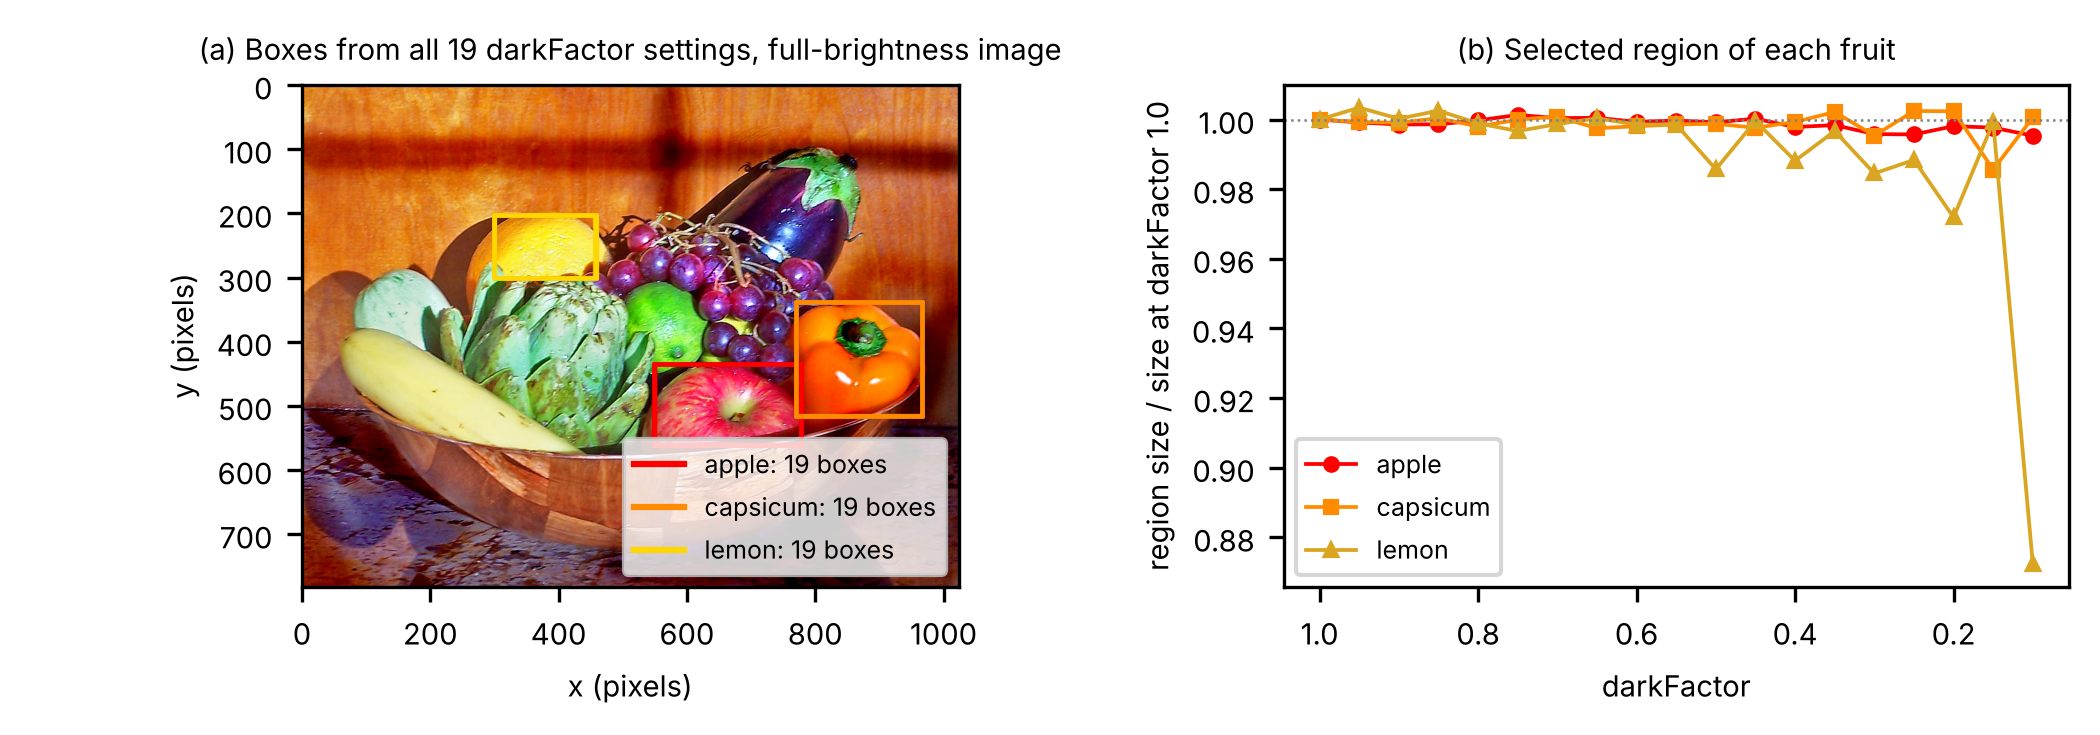

Here is the Python script that generated this plot:
# CODE MAP of WhatIf_Task1.py  (What-if 1: darken the image, keep everything else as submitted)
# Settings        the 19 darkFactor values, 1.0 down to 0.1 in steps of 0.05
# Run Task1       run_task1: runs Task1.py with only its darkFactor line changed; returns boxes and regions
# Run all         every darkFactor; a fruit counts as found when Task1.py returns a box for it
# Compare         region size and overlap (intersection over union) of each box with its box at 1.0
# Print           one row per darkFactor, then the summary used in the report (Table W1)
# Figure          all 19 boxes of each fruit on the full-brightness image; region size against darkFactor
# AI use          Claude Opus 5.5 (claude.ai), default settings

# %% Settings
# Run from the folder that contains Task1.py and Fruits.jpg:  python WhatIf_Task1.py
# Task1.py is not edited: its text is read and run with "darkFactor = 0.8" replaced by each value.
# Its thresholds, median filter size and mirror = True stay exactly as submitted.
import contextlib
import io
import numpy as np
import matplotlib
matplotlib.use('Agg')                      # Task1.py opens a figure each run; no windows here
import matplotlib.pyplot as plt
from matplotlib.patches import Rectangle

DARK_FACTORS = np.round(np.arange(1.0, 0.0999, -0.05), 2)     # 1.0, 0.95, ..., 0.1 (19 values)
FRUITS = ['apple', 'capsicum', 'lemon']
TASK1_SOURCE = open('Task1.py').read()
assert TASK1_SOURCE.count('darkFactor = 0.8 ') == 1           # the one line that is changed


# %% Run Task1
def run_task1(dark_factor: float) -> dict:
    """Run Task1.py with darkFactor set to dark_factor. Returns {fruit: (box, region pixels)} for
    every fruit it finds; box = (x_min, x_max, y_min, y_max). Task1.py's own printout is hidden."""
    code = TASK1_SOURCE.replace('darkFactor = 0.8 ', f'darkFactor = {dark_factor} ', 1)
    names = {}
    with contextlib.redirect_stdout(io.StringIO()):
        exec(compile(code, 'Task1.py', 'exec'), names)
    plt.close('all')
    return {f: (tuple(int(v) for v in names['results'][f]['box']), int(names['blobs'][f].sum()))
            for f in names['results']}


# %% Run all
runs = {k: run_task1(k) for k in DARK_FACTORS}


# %% Compare
def box_area(b):
    return (b[1] - b[0] + 1) * (b[3] - b[2] + 1)


def iou(a, b):
    """Intersection over union of two boxes: 1 = identical, 0 = no overlap."""
    w = min(a[1], b[1]) - max(a[0], b[0]) + 1
    h = min(a[3], b[3]) - max(a[2], b[2]) + 1
    inter = max(w, 0) * max(h, 0)
    return inter / (box_area(a) + box_area(b) - inter)


reference = runs[1.0]                       # boxes and regions at full brightness


# %% Print
print('darkFactor  ' + '  '.join(f'{f:>22s}' for f in FRUITS))
print(' ' * 12 + '  '.join(f'{"region px  IoU vs 1.0":>22s}' for _ in FRUITS))
for k in DARK_FACTORS:
    cells = []
    for f in FRUITS:
        if f in runs[k]:
            box, px = runs[k][f]
            cells.append(f'{px:>12d}  {iou(box, reference[f][0]):8.3f}')
        else:
            cells.append(f'{"not found":>22s}')
    print(f'{k:10.2f}  ' + '  '.join(cells))

print('\nSummary (Table W1)')
print(f'{"fruit":9s} {"found":>7s} {"first lost at":>14s} {"at 0.10":>8s} {"smallest IoU":>13s} {"region 1.0 -> 0.1":>19s}')
for f in FRUITS:
    found = [k for k in DARK_FACTORS if f in runs[k]]
    lost = [k for k in DARK_FACTORS if f not in runs[k]]
    smallest = min(iou(runs[k][f][0], reference[f][0]) for k in found)
    px0, px1 = reference[f][1], runs[0.1][f][1] if f in runs[0.1] else 0
    print(f'{f:9s} {len(found):>4d}/19 {(f"{max(lost):.2f}" if lost else "none"):>14s} '
          f'{("found" if f in runs[0.1] else "lost"):>8s} {smallest:13.3f} '
          f'{px0:>8d} -> {px1:<6d} ({(px1 - px0) / px0:+.1%})')
print('\nA fruit is lost when it has no box, or its box covers less than half of its visible area.'
      '\nCoverage is checked by eye on the figure; an IoU near 1 means the box is where it was at full brightness.')


# %% Figure
# Sized for the report (about 15 cm wide), so the text prints at about 6-7 pt.
plt.rcParams.update({'font.size': 7})
img = plt.imread('Fruits.jpg')[:, ::-1, :]          # full brightness, mirrored as in Task1.py
colours = {'apple': 'red', 'capsicum': 'darkorange', 'lemon': 'gold'}
markers = {'apple': 'o', 'capsicum': 's', 'lemon': '^'}
fig, (ax0, ax1) = plt.subplots(1, 2, figsize=(7.0, 2.45), gridspec_kw=dict(width_ratios=[1.3, 1]))
ax0.imshow(img)
for f in FRUITS:
    for k in DARK_FACTORS:
        if f in runs[k]:
            x0, x1, y0, y1 = runs[k][f][0]
            ax0.add_patch(Rectangle((x0 - 0.5, y0 - 0.5), x1 - x0 + 1, y1 - y0 + 1, fill=False,
                                    edgecolor=colours[f], linewidth=0.8, alpha=0.8))
    ax0.plot([], [], color=colours[f], label=f'{f}: 19 boxes')
ax0.set_title('(a) Boxes from all 19 darkFactor settings, full-brightness image', fontsize=7)
ax0.set_xlabel('x (pixels)'); ax0.set_ylabel('y (pixels)'); ax0.legend(loc='lower right', fontsize=6)
for f in FRUITS:
    ax1.plot(DARK_FACTORS, [runs[k][f][1] / reference[f][1] for k in DARK_FACTORS], marker=markers[f],
             color=colours[f] if f != 'lemon' else 'goldenrod', label=f, markersize=3, lw=0.9)
ax1.axhline(1, color='grey', lw=0.6, ls=':')
ax1.invert_xaxis()
ax1.set_xlabel('darkFactor'); ax1.set_ylabel('region size / size at darkFactor 1.0')
ax1.set_title('(b) Selected region of each fruit', fontsize=7); ax1.legend(fontsize=6)
fig.tight_layout()
fig.savefig('WhatIf_Task1.png', dpi=300)
print('Figure saved: WhatIf_Task1.png')
